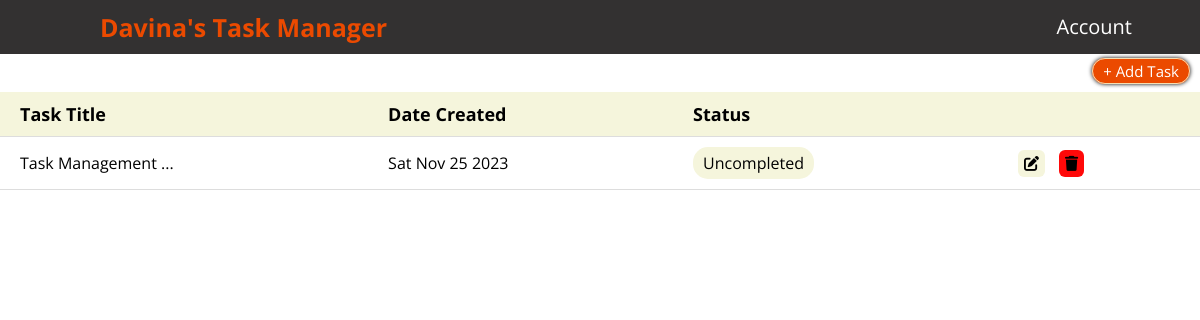
Page /dashboard (signed in) on the committed database.
### app/models.py (models this page shows, shortened)
class User(db.Model, UserMixin):
    id = db.Column(db.Integer, primary_key=True)
    username = db.Column(db.String(20), unique=True, nullable=False)
    email = db.Column(db.String(120), unique=True, nullable=False)
    password = db.Column(db.String(120), nullable=False)
    image_file = db.Column(db.String(20), nullable=False, default='default.jpg')
    tasks = db.relationship('Task', backref='user', lazy=True)

class Task(db.Model):
    id = db.Column(db.Integer, primary_key=True)
    title = db.Column(db.String(100), nullable=False)
    description = db.Column(db.Text, nullable=True)
    resources = db.Column(db.Text, nullable=True)
    challenges = db.Column(db.Text, nullable=True)
    achievements = db.Column(db.Text, nullable=True)
    created_date = db.Column(db.DateTime, nullable=False, default=datetime.utcnow)
    completed = db.Column(db.Boolean, default=False)
    user_id = db.Column(db.Integer, db.ForeignKey('user.id'), nullable=False)

### app/tasks/routes.py (the view)
@tasks.route('/dashboard')
@login_required
def dashboard():
    user = User.query.filter_by(username=current_user.username).first().tasks
    return render_template('dashboard.html', title='Dashboard', user=user)

### app/models.py (called while the page is built)
@login.user_loader
def load_user(user_id):
    return User.query.get(int(user_id))

### app/templates/dashboard.html (shortened to what this page needs)
{% extends "home.html" %}
{%  block styles %}
<link rel="stylesheet" href="{{ url_for('static', filename='css/dashboard.css') }}">
{% endblock %}
{% block body %}
<nav>
    <label class="logo">{{ current_user.username }}'s Task Manager</label>
    <ul>
      <li><a class="active" href="{{ url_for('users.account') }}">Account</a></li>
    </ul>
</nav>
<div class="table">
  <div class="table_header">
    <div>
      <a class="add_new" href="{{ url_for('tasks.add_task') }}">+ Add Task</a>
   </div>
  </div>
  <div class="table_section">
      <table>
          <thead>
              <tr>
                  <th>Task Title</th>
                  <th>Date Created</th>
                  <th>Status</th>
                  <th></th>
              </tr>
          </thead>
          <tbody>
            {% if user %}
                {% for task in user %}
                    <tr>
                        <td><a class="task" href="{{ url_for('tasks.task', task_id=task.id) }}">{{ task.title }}...</a></td>
                        <td>{{ task.created_date.strftime('%a %b %d %Y') }}</td>
                        <td>
                          <button class="toggleButton {% if task.completed %}completed{% endif %}" onclick="toggleStatus(this, '{{ task.id }}')">
                              {% if task.completed %}
                                  Completed
                              {% else %}
                                  Uncompleted
                              {% endif %}
                          </button>
                        </td>
                        <td>
                          <form class="form-display" action="{{ url_for('tasks.edit_task', task_id=task.id)}}">
                            <button class= "button-1" type="submit">
                              <i class="fa-solid fa-pen-to-square"></i>
                            </button>
                          </form>
                          <form class="form-display" action="{{ url_for('tasks.delete_task', task_id=task.id)}}" method="POST">
                            <button class= "button-2" type="submit" onclick="if (!confirm('Are you sure you want to Delete?')) { return false }">
                              <i class="fa-solid fa-trash"></i>
                            </button>
                          </form>
                      </td>
                    </tr>
                {% endfor %}
            {% endif %}
          </tbody>
      </table>
  </div>
</div>
{% endblock %}

### app/static/css/dashboard.css (style rules this page uses)
* { margin: 0; padding: 0; box-sizing: border-box; font-family: 'Open Sans', sans-serif; }
nav { position: fixed; width: 100%; padding: 10px 0; z-index: 3; background-color:rgb(51, 49, 49); }
nav ul { float: right; margin-right: 50px; }
nav ul li { display: inline-block; margin: 3px 3px; list-style: none; }
nav ul li a { text-decoration: none; font-size: 15px; padding: 8px 15px; border-radius: 5px; transition: all 0.3s ease; }
.active { color: white; transition: .5s; font-size: 20px; }
label.logo { text-decoration: none; color: #eb4a00; text-shadow: 3px; font-size: 25px; font-weight:700; padding: 10px 100px; }
.table { width: 100%; align-items: center; }
.table_header { display: flex; justify-content: space-between; justify-content: end; padding-top: 60px; padding-bottom: 10px; }
.toggleButton { outline: none; border: none; border-radius: 15px; cursor: pointer; padding: 5px 10px; margin-right: 10px; color:black; font-size: 16px; background-color: beige; }
.form-display { display: inline; }
.button-1 { background-color: beige; margin-right: 10px; border-radius: 6px; border: none; }
.button-2 { background-color: rgb(255, 9, 9); border-radius: 6px; border: none; }
i { color: #000; padding: 6px; font-size: 15px; }
.add_new { padding: 2px 10px; min-width: 60px; height: 30px; color: white; background-color: #eb4a00; border: 1px solid wheat; border-radius: 30px; box-shadow: 0px 0px 4px 0px black; text-decoration: none; font-size: 15px; white-space: nowrap; margin-right: 10px; }
.table_section { height: 500px; overflow: auto; }
table { width: 100%; table-layout: abso; min-width: 700px; border-collapse: collapse; }
thead th { position: sticky; top: 0; background-color: beige; color: black; font-size: 18px; }
th,td { border-bottom: 1px solid #dddddd; padding: 10px 20px; word-break: break-all; text-align: left; }
::placeholder { color: black; }
.task { text-decoration: none; color: #000; }

### rows in the picture
User: username "Davina"
Task: title "Task Management", created_date "Sat Nov 25 2023", completed "Uncompleted"
